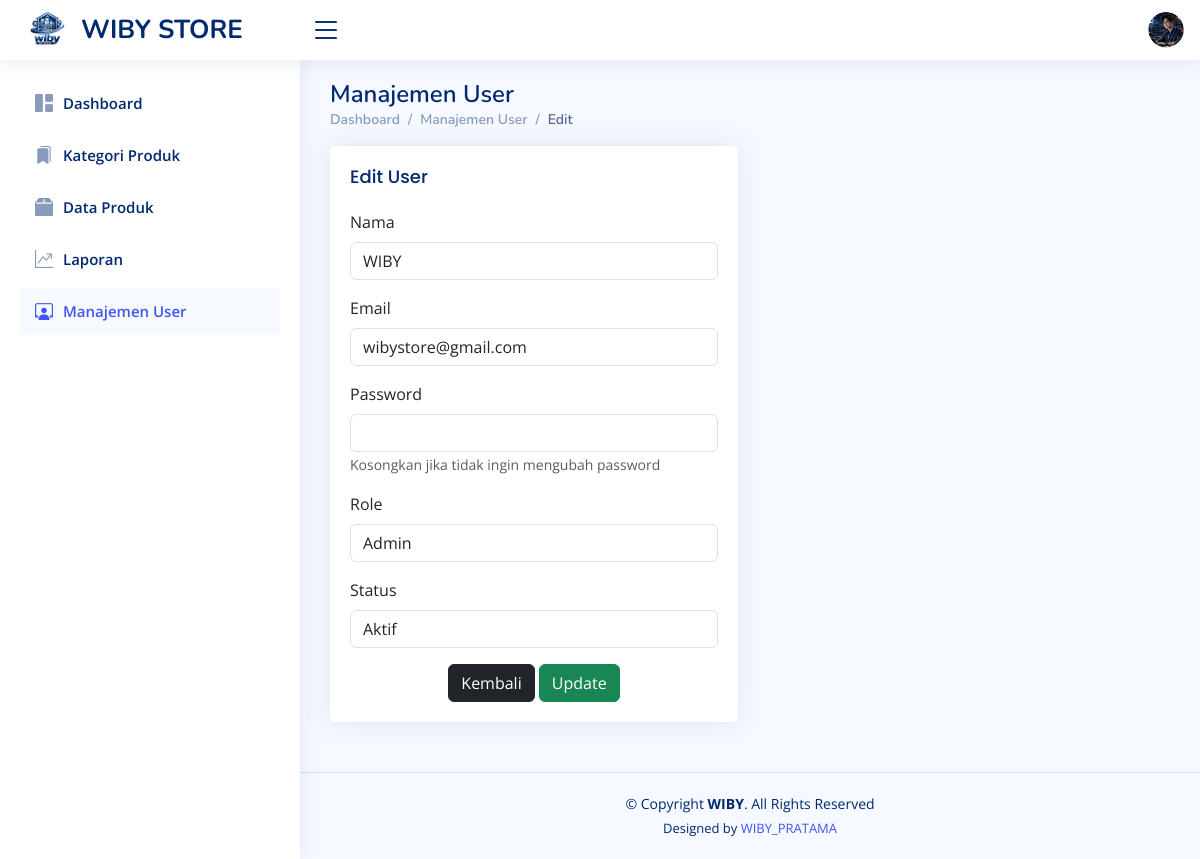
The page /e_user.php?id=5 (signed in) on the database its author committed.
### tables this page shows
CREATE TABLE `users` (
  `id` int(11) NOT NULL,
  `name` varchar(100) DEFAULT NULL,
  `email` varchar(100) DEFAULT NULL,
  `password` varchar(255) DEFAULT NULL,
  `role` enum('admin','staff') DEFAULT 'staff',
  `is_active` tinyint(1) DEFAULT 1,
  `created_at` timestamp NOT NULL DEFAULT current_timestamp()
);

### e_user.php (the view, shortened to what this page needs)
<?php
include 'Koneksi.php';
$id = $_GET['id'];
$data = mysqli_query($conn, "SELECT * FROM users WHERE id = '$id'");
$user = mysqli_fetch_array($data);
?>
<!DOCTYPE html>
<html lang="en">
<head>
    <link href="assets/vendor/bootstrap/css/bootstrap.min.css" rel="stylesheet">
    <link href="assets/vendor/bootstrap-icons/bootstrap-icons.css" rel="stylesheet">
    <link href="assets/vendor/boxicons/css/boxicons.min.css" rel="stylesheet">
    <link href="assets/vendor/quill/quill.snow.css" rel="stylesheet">
    <link href="assets/vendor/quill/quill.bubble.css" rel="stylesheet">
    <link href="assets/vendor/remixicon/remixicon.css" rel="stylesheet">
    <link href="assets/vendor/simple-datatables/style.css" rel="stylesheet">
    <link href="assets/css/style.css" rel="stylesheet">
</head>
<body>
  <header id="header" class="header fixed-top d-flex align-items-center">
    <div class="d-flex align-items-center justify-content-between">
      <a href="index.php" class="logo d-flex align-items-center">
        <img src="assets/img/logo_wiby.png.png" alt="" width="45">
        <span class="d-none d-lg-block">WIBY STORE</span>
      </a>
      <i class="bi bi-list toggle-sidebar-btn"></i>
    </div>
    <nav class="header-nav ms-auto">
      <ul class="d-flex align-items-center">
        <li class="nav-item dropdown pe-3">
          <a class="nav-link nav-profile d-flex align-items-center pe-0" href="#" data-bs-toggle="dropdown">
            <img src="assets/img/foto_profile.png.png" alt="Profile" class="rounded-circle">
          </a>
        </li>
      </ul>
    </nav>
  </header>
    <aside id="sidebar" class="sidebar">
        <ul class="sidebar-nav" id="sidebar-nav">
            <li class="nav-item">
                <a class="nav-link collapsed" href="index.php">
                    <i class="bi bi-grid-1x2-fill"></i>
                    <span>Dashboard</span>
                </a>
            </li>
            <li class="nav-item">
                <a class="nav-link collapsed" href="kategori_produk.php">
                    <i class="bi bi-bookmarks-fill"></i>
                    <span>Kategori Produk</span>
                </a>
            </li>
            <li class="nav-item">
                <a class="nav-link collapsed" href="produk.php">
                    <i class="bi bi-box2-fill"></i>
                    <span>Data Produk</span>
                </a>
            </li>
            <li class="nav-item">
                <a class="nav-link collapsed" href="laporan.php">
                    <i class="bi bi-graph-up-arrow"></i>
                    <span>Laporan</span>
                </a>
            </li>
            <li class="nav-item">
                <a class="nav-link " href="users.php">
                    <i class="bi bi-person-workspace"></i>
                    <span>Manajemen User</span>
                </a>
            </li>
        </ul>
    </aside>
    <main id="main" class="main">
        <div class="pagetitle">
            <h1>Manajemen User</h1>
            <nav>
                <ol class="breadcrumb">
                    <li class="breadcrumb-item"><a href="index.php">Dashboard</a></li>
                    <li class="breadcrumb-item"><a href="users.php">Manajemen User</a></li>
                    <li class="breadcrumb-item active">Edit</li>
                </ol>
            </nav>
        </div>
        <section class="section">
            <div class="row">
                <div class="col-lg-6">
                    <div class="card">
                        <div class="card-body">
                            <h5 class="card-title">Edit User</h5>
                            <form class="row g-3" method="post">
                                <div class="col-12">
                                    <label for="name" class="form-label">Nama</label>
                                    <input type="text" class="form-control" id="name" name="name" value="<?php echo $user['name'] ?>" required>
                                </div>
                                <div class="col-12">
                                    <label for="email" class="form-label">Email</label>
                                    <input type="email" class="form-control" id="email" name="email" value="<?php echo $user['email'] ?>" required>
                                </div>
                                <div class="col-12">
                                    <label for="password" class="form-label">Password</label>
                                    <input type="password" class="form-control" id="password" name="password">
                                    <small class="text-muted">Kosongkan jika tidak ingin mengubah password</small>
                                </div>
                                <div class="col-12">
                                    <label for="role" class="form-label">Role</label>
                                    <select class="form-control" id="role" name="role" required>
                                        <option value="admin" <?php if ($user['role'] == 'admin') echo 'selected'; ?>>Admin</option>
                                    </select>
                                </div>
                                <div class="col-12">
                                    <label for="is_active" class="form-label">Status</label>
                                    <select class="form-control" id="is_active" name="is_active">
                                        <option value="1" <?php if ($user['is_active'] == 1) echo 'selected'; ?>>Aktif</option>
                                    </select>
                                </div>
                                <div class="text-center">
                                <a href="users.php" class="btn btn-dark">Kembali</a>
                                <button type="submit" class="btn btn-success" name="update">Update</button>
                                </div>
                            </form>
                        </div>
                    </div>
                </div>
            </div>
        </section>
    </main>
  <footer id="footer" class="footer">
    <div class="copyright">
      &copy; Copyright <strong><span>WIBY</span></strong>. All Rights Reserved
    </div>
    <div class="credits">
      Designed by <a href="https://www.instagram.com/wibpttraaa_/">WIBY_PRATAMA</a>
    </div>
  </footer>
</body>
</html>

### assets/css/style.css (style rules this page uses)
:root { scroll-behavior: smooth; }
body { font-family: "Open Sans", sans-serif; background: #f6f9ff; color: #444444; }
a { color: #4154f1; text-decoration: none; }
h1, h2, h3, h4, h5, h6 { font-family: "Nunito", sans-serif; }
#main { margin-top: 60px; padding: 20px 30px; transition: all 0.3s; }
.pagetitle { margin-bottom: 10px; }
.pagetitle h1 { font-size: 24px; margin-bottom: 0; font-weight: 600; color: #012970; }
.card { margin-bottom: 30px; border: none; border-radius: 5px; box-shadow: 0px 0 30px rgba(1, 41, 112, 0.1); }
.card-title { padding: 20px 0 15px 0; font-size: 18px; font-weight: 500; color: #012970; font-family: "Poppins", sans-serif; }
.card-body { padding: 0 20px 20px 20px; }
.breadcrumb { font-size: 14px; font-family: "Nunito", sans-serif; color: #899bbd; font-weight: 600; }
.breadcrumb a { color: #899bbd; transition: 0.3s; }
.breadcrumb .breadcrumb-item::before { color: #899bbd; }
.breadcrumb .active { color: #51678f; font-weight: 600; }
.logo { line-height: 1; }
@media (min-width: 1200px) { .logo { width: 280px; } }
.logo img { max-height: 26px; margin-right: 6px; }
.logo span { font-size: 26px; font-weight: 700; color: #012970; font-family: "Nunito", sans-serif; }
.header { transition: all 0.5s; z-index: 997; height: 60px; box-shadow: 0px 2px 20px rgba(1, 41, 112, 0.1); background-color: #fff; padding-left: 20px; }
.header .toggle-sidebar-btn { font-size: 32px; padding-left: 10px; cursor: pointer; color: #012970; }
.header-nav ul { list-style: none; }
.header-nav>ul { margin: 0; padding: 0; }
.header-nav .nav-profile { color: #012970; }
.header-nav .nav-profile img { max-height: 36px; }
.sidebar { position: fixed; top: 60px; left: 0; bottom: 0; width: 300px; z-index: 996; transition: all 0.3s; padding: 20px; overflow-y: auto; scrollbar-width: thin; scrollbar-color: #aab7cf transparent; box-shadow: 0px 0px 20px rgba(1, 41, 112, 0.1); background-color: #fff; }
@media (min-width: 1200px) { #main, #footer { margin-left: 300px; } }
.sidebar-nav { padding: 0; margin: 0; list-style: none; }
.sidebar-nav li { padding: 0; margin: 0; list-style: none; }
.sidebar-nav .nav-item { margin-bottom: 5px; }
.sidebar-nav .nav-link { display: flex; align-items: center; font-size: 15px; font-weight: 600; color: #4154f1; transition: 0.3; background: #f6f9ff; padding: 10px 15px; border-radius: 4px; }
.sidebar-nav .nav-link i { font-size: 16px; margin-right: 10px; color: #4154f1; }
.sidebar-nav .nav-link.collapsed { color: #012970; background: #fff; }
.sidebar-nav .nav-link.collapsed i { color: #899bbd; }
.footer { padding: 20px 0; font-size: 14px; transition: all 0.3s; border-top: 1px solid #cddfff; }
.footer .copyright { text-align: center; color: #012970; }
.footer .credits { padding-top: 5px; text-align: center; font-size: 13px; color: #012970; }

### e_user.php (style rules this page uses)
.logo img { max-height: 55px !important; width: auto; object-fit: contain; }
.sidebar-nav .nav-link i { color: #4154f1; font-size: 18px; transition: 0.3s; }

### rows shown on the page
users: name "WIBY", email "wibystore@gmail.com", role "Admin", is_active "Aktif"
